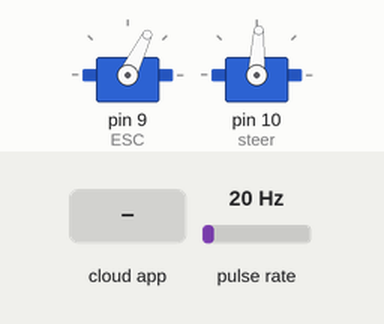
This sketch was run on a simulated Arduino Uno, built with avr-gcc and run on an emulated ATmega328P. On the bench: 2 × servo. Wiring (inferred from the names in the program): pulse sensor: data pin 3. Inputs (shaded band) come from the test bench; at power-on: pulse rate 20 Hz. The ROS host is connected and sends only what is stated.

Above: at 3.2 s.
3.3 s: the phone or cloud app sets angular.z to 100
6.3 s: the phone or cloud app sets linear.x to -100
9.3 s: the phone or cloud app sets linear.x to 0
12.3 s: the phone or cloud app sets angular.z to -100
Timing chart, 0 to 16.3 s (numbered marks = the images above; inputs shaded):
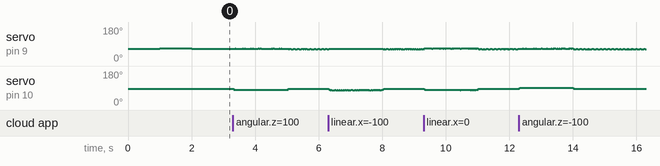

The sketch:

motor_controller_ack_av_v2.ino
```cpp
//#include <MCP492X.h>
#include <Servo.h>
#include <ros.h>
#include <std_msgs/Int16.h>
#include <geometry_msgs/Twist.h>

// Handles startup and shutdown of ROS
ros::NodeHandle nh;

////////////////// Tick Data Publishing Variables and Constants ///////////////

// Encoder output to Arduino Interrupt pin. Tracks the tick count.
//#define ENC_IN_LEFT_A 2
#define ENC_RPM 3 //was enc_in_right_A

#define FEEDBACKPIN A0
unsigned char minDegrees;
unsigned char maxDegrees;
unsigned char maxFeedback;
unsigned char minFeedback;
unsigned char tolerance = 1;
// Other encoder output to Arduino to keep track of wheel direction
// Tracks the direction of rotation.
//#define ENC_IN_LEFT_B 4
//#define ENC_IN_RIGHT_B 11

Servo ESC;
Servo steer;

//#define PIN_SPI_CHIP_SELECT_DAC 9
//MCP492X myDac(PIN_SPI_CHIP_SELECT_DAC);
// True = Forward; False = Reverse
boolean Direction_left = true;
boolean Direction_right = true;

// Minumum and maximum values for 16-bit integers
// Range of 65,535
const int encoder_minimum = -32768;
const int encoder_maximum = 32767;

// Keep track of the number of wheel ticks

std_msgs::Int16 drive_motor_tick_count;
ros::Publisher drivePub("drive_ticks", &drive_motor_tick_count);
std_msgs::Int16 drive_motor_velo;
ros::Publisher veloPub("drive_velo", &drive_motor_velo);
//std_msgs::Int16 left_wheel_tick_count;
//ros::Publisher leftPub("left_ticks", &left_wheel_tick_count);

// Time interval for measurements in milliseconds
const int interval = 30;
long previousMillis = 0;
long currentMillis = 0;

////////////////// Motor Controller Variables and Constants ///////////////////

// Motor A connections
//const int enA = 9;
//const int in1 = 5;
//const int in2 = 6;

// Motor B connections
//const int enB = 10;
//const int in3 = 7;
//const int in4 = 8;


// How much the PWM value can change each cycle
const double PWM_INCREMENT = 0.2;

// Number of ticks per wheel revolution. We won't use this in this code.
const int TICKS_PER_REVOLUTION = 3;

// Wheel radius in meters
const double WHEEL_RADIUS = 0.1063625;

// Distance from center of the left tire to the center of the right tire in m
const double WHEEL_BASE = 0.29591;
//0.365428 meters per revolution **linear distance per wheel rev**
// Number of ticks a wheel makes moving a linear distance of 1 meter
// This value was measured manually.
const double TICKS_PER_METER = 2.7365; // Originally 2880

// Proportional constant, which was measured by measuring the
// PWM-Linear Velocity relationship for the robot.
const int K_P = 2;

// Y-intercept for the PWM-Linear Velocity relationship for the robot
const int b = 67;

// Correction multiplier for drift. Chosen through experimentation.
const int DRIFT_MULTIPLIER = 120;

// Turning PWM output (0 = min, 255 = max for PWM values)
const int STEER_TURN_RIGHT = 92;
const int STEER_TURN_LEFT = 80;

// Set maximum and minimum limits for the PWM values
const int ESC_MIN = 60; // about 0.1 m/s
const int ESC_MAX = 130; // about 0.172 m/s
const unsigned char STEER_MAX = 150;
const unsigned char STEER_MIN = 30;

// Set linear velocity and PWM variable values for each wheel
double velLeftWheel = 0;
double velDriveWheel = 0;
double steerReq = 87.4;
double steerAngle = 87.4;
double ESCReq = 64;

// Record the time that the last velocity command was received
double lastCmdVelReceived = 0;

/////////////////////// Tick Data Publishing Functions ////////////////////////

// Increment the number of ticks
void drive_motor_tick() {

  drive_motor_tick_count.data++;
  //Serial.println(drive_motor_tick_count.data);
}

// Increment the number of ticks


/////////////////////// Motor Controller Functions ////////////////////////////

// Calculate the left wheel linear velocity in m/s every time a
// tick count message is rpublished on the /left_ticks topic.


// Calculate the right wheel linear velocity in m/s every time a
// tick count message is published on the /right_ticks topic.
void calc_vel_right_wheel(){

  // Previous timestamp
  static double prevTime = 0;

  // Variable gets created and initialized the first time a function is called.
  static int prevRightCount = 0;

  // Manage rollover and rollunder when we get outside the 16-bit integer range
  int numOfTicks = (65535 + drive_motor_tick_count.data - prevRightCount) % 65535;

  if (numOfTicks > 25000) {
        numOfTicks = 0 - (65535 - numOfTicks);
  }

  // Calculate wheel velocity in meters per second
  velDriveWheel = numOfTicks/TICKS_PER_METER/((millis()/1000)-prevTime);
  drive_motor_velo.data = numOfTicks;

  prevRightCount = drive_motor_tick_count.data;

  prevTime = (millis()/1000);

}

// Take the velocity command as input and calculate the PWM values.
void calc_pwm_values(const geometry_msgs::Twist& cmdVel) {

  //Record timestamp of last velocity command received
  lastCmdVelReceived = (millis()/1000);

  // Calculate the PWM value given the desired velocity
  //dacLeftReq = K_P * cmdVel.linear.x + b;
  ESCReq = K_P * cmdVel.linear.x + b;

  // Check if we need to turn
  //ackerman icr code//
  if (cmdVel.angular.z != 0.0) {

    // Turn left
    if (cmdVel.angular.z > 0.0) {

      steerReq = STEER_TURN_LEFT;
    }
    // Turn right
    else {
      //dacLeftReq = DAC_TURN;
      steerReq = STEER_TURN_RIGHT;
    }
  }
  // Go straight
  else {
    steerReq = 87.4; //straight
    // Remove any differences in wheel velocities
    // to make sure the robot goes straight
    /*static double prevDiff = 0;
    static double prevPrevDiff = 0;
    double currDifference = velLeftWheel - velDriveWheel;
    double avgDifference = (prevDiff+prevPrevDiff+currDifference)/3;
    prevPrevDiff = prevDiff;
    prevDiff = currDifference;*/

    // Correct PWM values of both wheels to make the vehicle go straight
    /*dacLeftReq -= (int)(avgDifference * DRIFT_MULTIPLIER);
    ESCReq += (int)(avgDifference * DRIFT_MULTIPLIER);*/

  }

  // Handle low PWM values
  /*if (abs(dacLeftReq) < ESC_MIN) {
    dacLeftReq = 0;
  }*/
  if (abs(ESCReq) < ESC_MIN) {
    ESCReq = 64;
  }
}

void set_pwm_values() {

  //These variables will hold our desired PWM values
  static double steerOut = 87.4;
  static double ESCOut = 64;

  // If the required PWM is of opposite sign as the output PWM, we want to
  // stop the car before switching direction
  static bool stopped = false;
  if (ESCReq * velDriveWheel < 0 && ESCOut != 0) {
    //pwmLeftReq = 0;
    ESCReq = 64;
  }

  // Set the direction of the motors
  /*
  if (pwmLeftReq > 0) { // Left wheel forward
    digitalWrite(in1, HIGH);
    digitalWrite(in2, LOW);
  }
  else if (pwmLeftReq < 0) { // Left wheel reverse
    digitalWrite(in1, LOW);
    digitalWrite(in2, HIGH);
  }
  else if (pwmLeftReq == 0 && pwmLeftOut == 0 ) { // Left wheel stop
    digitalWrite(in1, LOW);
    digitalWrite(in2, LOW);
  }
  else { // Left wheel stop
    digitalWrite(in1, LOW);
    digitalWrite(in2, LOW);
  }

  if (pwmRightReq > 0) { // Right wheel forward
    digitalWrite(in3, HIGH);
    digitalWrite(in4, LOW);
  }
  else if(pwmRightReq < 0) { // Right wheel reverse
    digitalWrite(in3, LOW);
    digitalWrite(in4, HIGH);
  }
  else if (pwmRightReq == 0 && pwmRightOut == 0) { // Right wheel stop
    digitalWrite(in3, LOW);
    digitalWrite(in4, LOW);
  }
  else { // Right wheel stop
    digitalWrite(in3, LOW);
    digitalWrite(in4, LOW);
  }
 */
  // Increase the required PWM if the robot is not moving
  /*if (steerReq != 0 && velLeftWheel == 0) {
    pwmLeftReq *= 1.5;
  }*/
  /*if ((ESCReq < 60 || ESCReq > 67) && velDriveWheel == 0) {
    ESCReq += 1;
  }*/

  // Calculate the output PWM value by making slow changes to the current value

  if (abs(steerReq) > steerOut) {
    steerOut += PWM_INCREMENT;
  }
  else if (abs(steerReq) < steerOut) {
    steerOut -= PWM_INCREMENT;
  }
  else{}

  if (abs(ESCReq) > ESCOut) {
    ESCOut += PWM_INCREMENT;
  }
  else if(abs(ESCReq) < ESCOut) {
    ESCOut -= PWM_INCREMENT;
  }
  else{}


  // Conditional operator to limit PWM output at the maximum
  steerOut = (steerOut > STEER_MAX) ? ESC_MAX : steerOut;
  ESCOut = (ESCOut > ESC_MAX) ? ESC_MAX : ESCOut;

  // PWM output cannot be less than 0
  steerOut = (steerOut < STEER_MIN) ? STEER_MIN : steerOut;
  ESCOut = (ESCOut < ESC_MIN) ? ESC_MIN : ESCOut;

  // Set the PWM value on the pins
  ESC.write(ESCOut);
  steer.write(steerOut);


  //ESC.write(67);
}

// Set up ROS subscriber to the velocity command
ros::Subscriber<geometry_msgs::Twist> subCmdVel("cmd_vel", &calc_pwm_values);

void setup() {

  // Set pin states of the encoder
  //pinMode(ENC_IN_LEFT_A , INPUT_PULLUP);
  //pinMode(ENC_IN_LEFT_B , INPUT);
  pinMode(ENC_RPM , INPUT_PULLUP);
  //pinMode(ENC_IN_RIGHT_B , INPUT);

  // Every time the pin goes high, this is a tick
  //attachInterrupt(digitalPinToInterrupt(ENC_IN_LEFT_A), left_wheel_tick, RISING);
  pinMode(ENC_RPM, INPUT);
  attachInterrupt(digitalPinToInterrupt(ENC_RPM), drive_motor_tick, RISING);

  // Motor control pins are outputs
  //pinMode(enA, OUTPUT);
  //pinMode(enB, OUTPUT);
  //pinMode(in1, OUTPUT);
  //pinMode(in2, OUTPUT);
  //pinMode(in3, OUTPUT);
  //pinMode(in4, OUTPUT);

  // Turn off motors - Initial state
  //digitalWrite(in1, LOW);
  //digitalWrite(in2, LOW);
  //digitalWrite(in3, LOW);
  //digitalWrite(in4, LOW);

  // Set the motor speed
  //analogWrite(enA, 0);
  //analogWrite(enB, 0);

//  myDac.begin();
//  pinMode(6, OUTPUT);
//  digitalWrite(6, LOW);
  //Serial.begin(115200);
  // ROS Setup
  nh.getHardware()->setBaud(115200);
  nh.initNode();
  nh.advertise(drivePub);
  //nh.advertise(leftPub);
  nh.advertise(veloPub);
  nh.subscribe(subCmdVel);
  ESC.attach(9);
  steer.attach(10);
  //calibrate(steer, FEEDBACKPIN, 50, 130);
  ESC.write(64);
  steer.write(86.4);
  wait(1000);
  ESC.write(68);
  steer.write(86.4);
  wait(1000);
  ESC.write(64);
  drive_motor_tick_count.data = 0;
  //Serial.println("Setup complete");


}

void loop() {

  nh.spinOnce();

  // Record the time
  currentMillis = millis();

  // If the time interval has passed, publish the number of ticks,
  // and calculate the velocities.
  if (currentMillis - previousMillis > interval) {

    previousMillis = currentMillis;

    // Publish tick counts to topics
    //leftPub.publish( &left_wheel_tick_count );
    drivePub.publish( &drive_motor_tick_count );
    veloPub.publish( &drive_motor_velo );


    // Calculate the velocity of the right and left wheels
    calc_vel_right_wheel();
    //calc_vel_left_wheel();

  }

  // Stop the car if there are no cmd_vel messages
  if((millis()/1000) - lastCmdVelReceived > 1) {
    steerReq = 87.4;
    ESCReq = 64;
  }

  set_pwm_values();
}
void wait(int x)
{
  int currentTime = millis();
  while (millis() - currentTime <x)
  {
    ;
  }
}
/*void calibrate(Servo servo, int feedbackPin, int minPos, int maxPos)
{
  servo.write(minPos);
  minDegrees = minPos;
  wait(1000);
  minFeedback = analogRead(feedbackPin);

  servo.write(maxPos);
  maxDegrees = maxPos;
  wait(1000);
  maxFeedback = analogRead(feedbackPin);
}*/
```

Measured:
- after the input at 3.3 s, servo on pin 10 (steer): 87° → 80° at once, → 87° 1.7 s later
